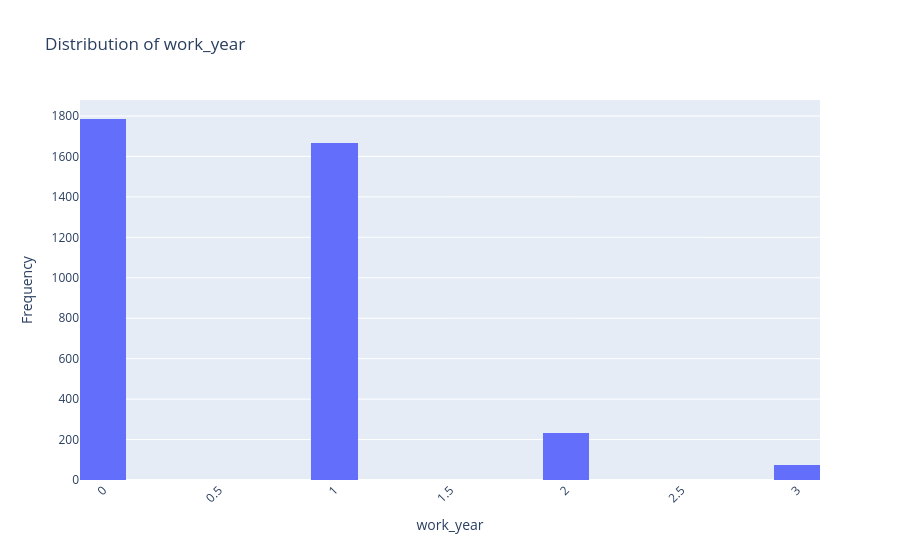
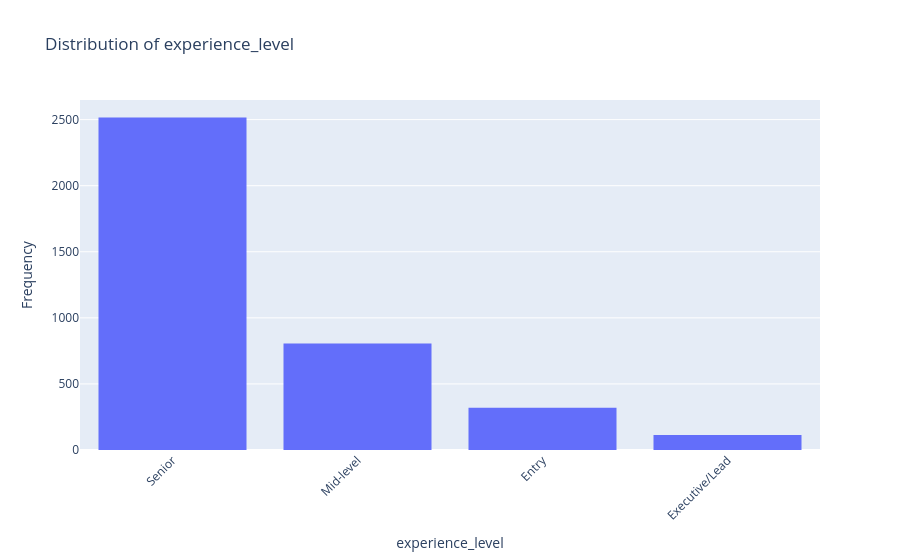
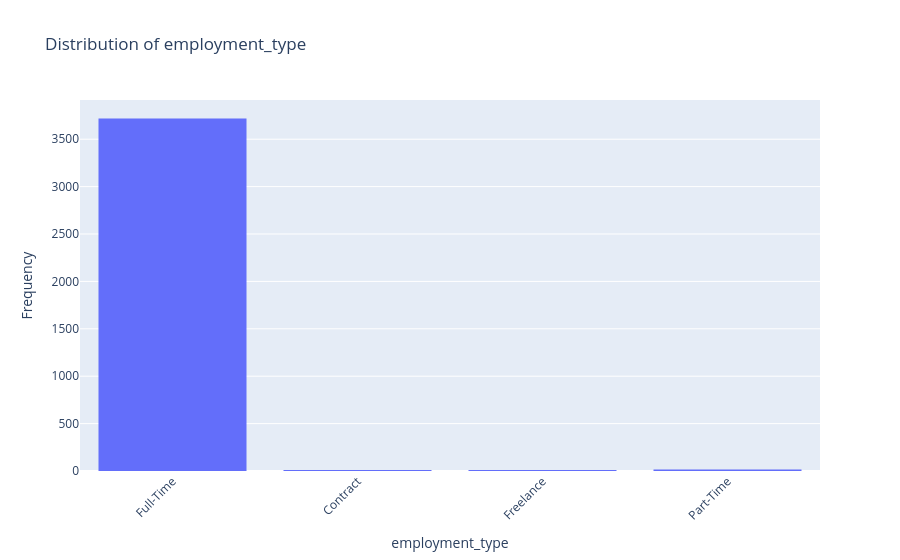
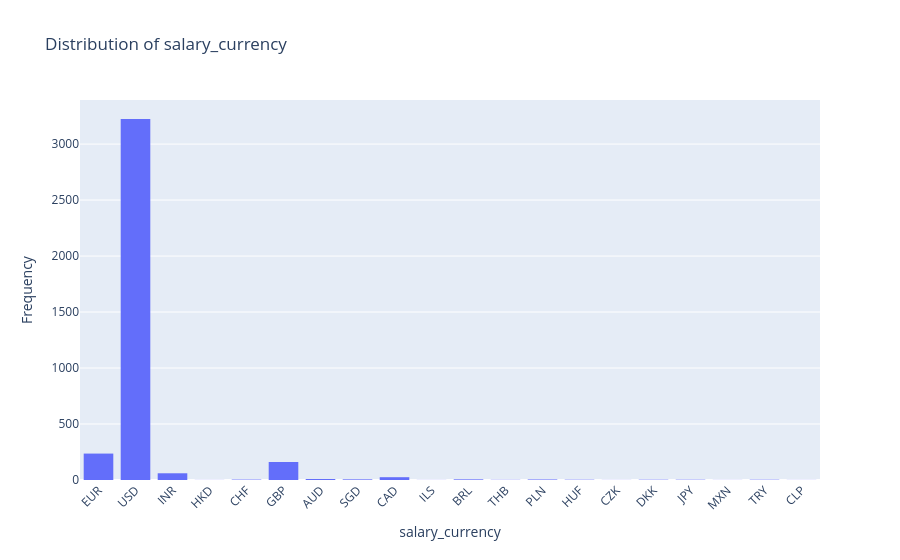

Notebook code cell kept with these figures, in order:
### Code cell
selected_columns = ['work_year', 'experience_level', 'employment_type', 
                    'salary_currency', 'salary_in_usd', 'employee_residence',
                    'remote_ratio', 'company_location', 'company_size']

import plotly.express as px

def plot_distributions(df):
    for column in selected_columns:
        fig = px.histogram(df, x=column, nbins=30, title=f"Distribution of {column}")
        fig.update_layout(
            xaxis_title=column,
            yaxis_title="Frequency",
            xaxis={'tickangle': -45},
            showlegend=False
        )
        fig.show()

plot_distributions(df)

### Figure 1 — Plotly figure (JSON) as saved in the notebook; plotly's stock layout.template omitted (floating-point values rounded to 4 significant figures; data arrays with more than 128 entries replaced by an {"elided": "..."} marker saying what was removed)
{"data": [{"bingroup": "x", "hovertemplate": "work_year=%{x}<br>count=%{y}<extra></extra>", "legendgroup": "", "marker": {"color": "#636efa", "pattern": {"shape": ""}}, "name": "", "nbinsx": 30, "orientation": "v", "showlegend": false, "type": "histogram", "x": {"elided": "3755 int values"}, "xaxis": "x", "yaxis": "y"}], "layout": {"barmode": "relative", "legend": {"tracegroupgap": 0}, "showlegend": false, "title": {"text": "Distribution of work_year"}, "xaxis": {"anchor": "y", "domain": [0.0, 1.0], "tickangle": -45, "title": {"text": "work_year"}}, "yaxis": {"anchor": "x", "domain": [0.0, 1.0], "title": {"text": "Frequency"}}}}

### Figure 2 — Plotly figure (JSON) as saved in the notebook; plotly's stock layout.template omitted (floating-point values rounded to 4 significant figures; data arrays with more than 128 entries replaced by an {"elided": "..."} marker saying what was removed)
{"data": [{"bingroup": "x", "hovertemplate": "experience_level=%{x}<br>count=%{y}<extra></extra>", "legendgroup": "", "marker": {"color": "#636efa", "pattern": {"shape": ""}}, "name": "", "nbinsx": 30, "orientation": "v", "showlegend": false, "type": "histogram", "x": {"elided": "3755 str values"}, "xaxis": "x", "yaxis": "y"}], "layout": {"barmode": "relative", "legend": {"tracegroupgap": 0}, "showlegend": false, "title": {"text": "Distribution of experience_level"}, "xaxis": {"anchor": "y", "domain": [0.0, 1.0], "tickangle": -45, "title": {"text": "experience_level"}}, "yaxis": {"anchor": "x", "domain": [0.0, 1.0], "title": {"text": "Frequency"}}}}

### Figure 3 — Plotly figure (JSON) as saved in the notebook; plotly's stock layout.template omitted (floating-point values rounded to 4 significant figures; data arrays with more than 128 entries replaced by an {"elided": "..."} marker saying what was removed)
{"data": [{"bingroup": "x", "hovertemplate": "employment_type=%{x}<br>count=%{y}<extra></extra>", "legendgroup": "", "marker": {"color": "#636efa", "pattern": {"shape": ""}}, "name": "", "nbinsx": 30, "orientation": "v", "showlegend": false, "type": "histogram", "x": {"elided": "3755 str values"}, "xaxis": "x", "yaxis": "y"}], "layout": {"barmode": "relative", "legend": {"tracegroupgap": 0}, "showlegend": false, "title": {"text": "Distribution of employment_type"}, "xaxis": {"anchor": "y", "domain": [0.0, 1.0], "tickangle": -45, "title": {"text": "employment_type"}}, "yaxis": {"anchor": "x", "domain": [0.0, 1.0], "title": {"text": "Frequency"}}}}

### Figure 4 — Plotly figure (JSON) as saved in the notebook; plotly's stock layout.template omitted (floating-point values rounded to 4 significant figures; data arrays with more than 128 entries replaced by an {"elided": "..."} marker saying what was removed)
{"data": [{"bingroup": "x", "hovertemplate": "salary_currency=%{x}<br>count=%{y}<extra></extra>", "legendgroup": "", "marker": {"color": "#636efa", "pattern": {"shape": ""}}, "name": "", "nbinsx": 30, "orientation": "v", "showlegend": false, "type": "histogram", "x": {"elided": "3755 str values"}, "xaxis": "x", "yaxis": "y"}], "layout": {"barmode": "relative", "legend": {"tracegroupgap": 0}, "showlegend": false, "title": {"text": "Distribution of salary_currency"}, "xaxis": {"anchor": "y", "domain": [0.0, 1.0], "tickangle": -45, "title": {"text": "salary_currency"}}, "yaxis": {"anchor": "x", "domain": [0.0, 1.0], "title": {"text": "Frequency"}}}}
